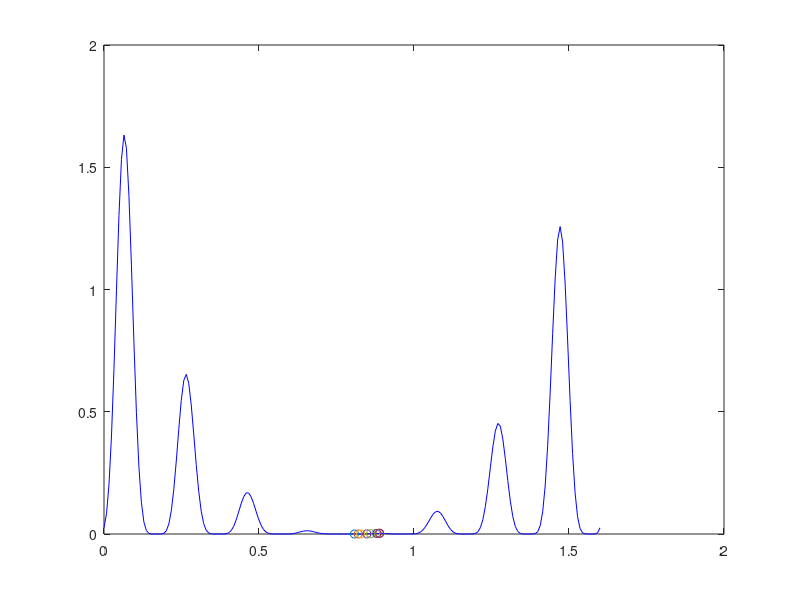

Write the MATLAB code that produced this figure.
close all 
clear all
f = @(x) 4*(sin(5*pi*x+0.5)).^6 .* exp(log2((x-0.8).^2)); % what is this
x = linspace(0,1.6,200); 
y=f(x);
plot(x,y,'b');
hold on 
i = 0;
delta = 0.02;
x_now = rand * 1.6;
x_old = x_now;
while i < 300
x_now = x_old + 2 * (rand - 0.5) * delta;
if f(x_now) > f(x_old)
    %ta a subir

    plot(x_now,f(x_now), 'o')
    x_old = x_now

end 

i = i + 1;

end

